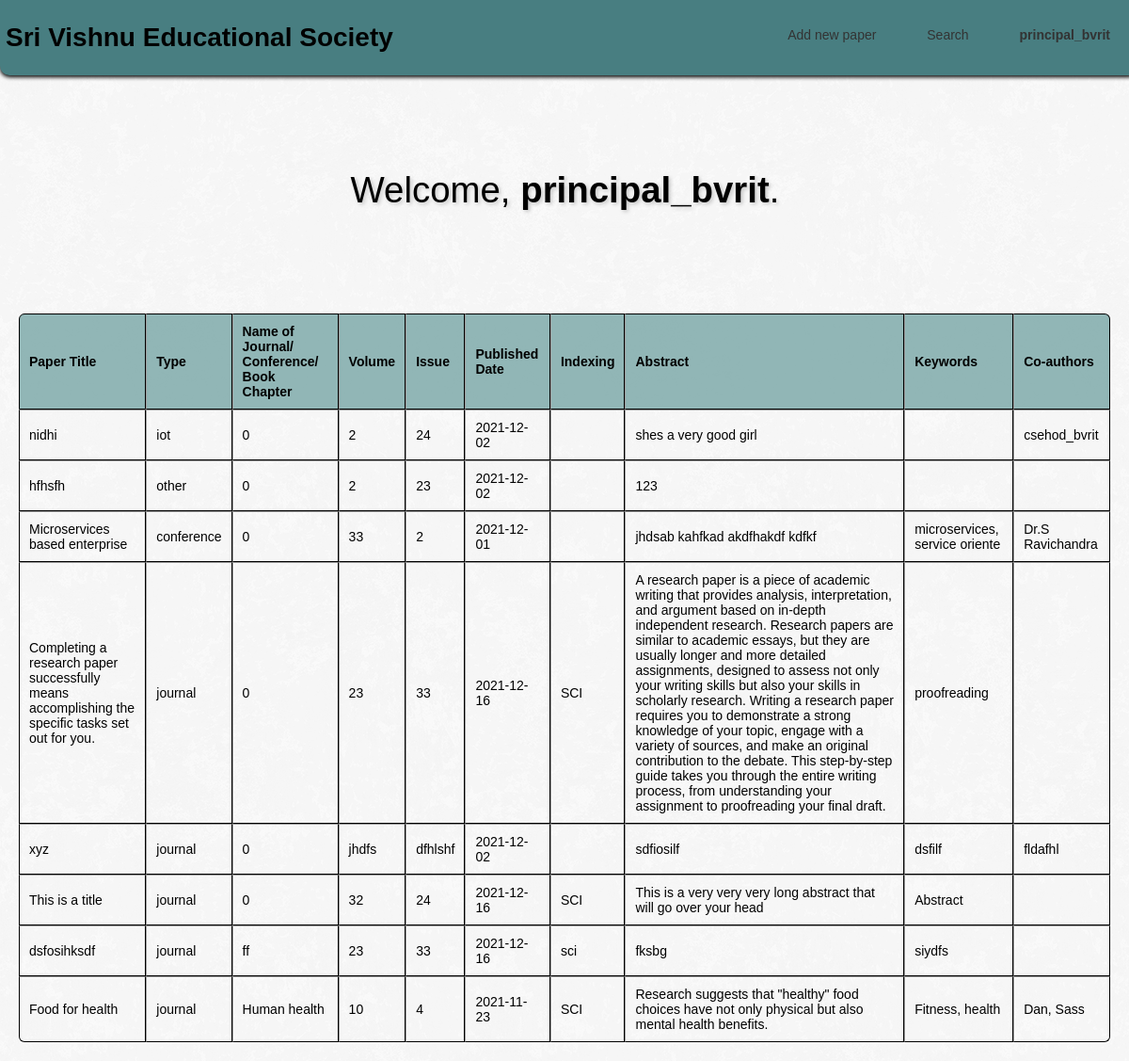
The page /welcome.php (signed in) on the database its author committed.
### tables this page shows
CREATE TABLE `approvedfiles` (
  `id` int(11) NOT NULL,
  `username` varchar(40) NOT NULL,
  `title` varchar(300) NOT NULL,
  `type` varchar(15) NOT NULL,
  `venue` varchar(250) NOT NULL,
  `volume` varchar(11) NOT NULL,
  `issue` varchar(10) NOT NULL,
  `date` date NOT NULL,
  `level` varchar(15) NOT NULL,
  `indexing` varchar(20) NOT NULL,
  `abstract` varchar(4000) NOT NULL,
  `keywords` varchar(30) NOT NULL,
  `coauthors` varchar(40) NOT NULL
);

### welcome.php (the view, shortened to what this page needs)
<?php include 'config.php';?>
<!DOCTYPE html>
<html lang="en">
<head>
    <link rel="stylesheet" href="facwelcome.css">
</head>
<body>
<div class="header">
    <h1>Sri Vishnu Educational Society</h1>
    <ul>
        <li><a href="pr.php">Add new paper</a></li>
        <li><a href="search.html">Search</a></li>
        <li><a><b><?php echo htmlspecialchars($_SESSION["username"]); ?></b></a></li>
    </ul>
</div>
    <h1 class="my-5">Welcome, <b><?php echo htmlspecialchars($_SESSION["username"]); ?></b>.</h1>
     <br><br>
     <br><br>
</body>
</html>
<center>
        <table border="1" style="width:100%">
        <tr>
                <th>Paper Title </th>
                <th>Type</th>
                <th>Name of Journal/ Conference/ Book Chapter</th>
                <th>Volume</th>
                <th>Issue</th>
                <th>Published Date</th>
                <th>Indexing </th>
                <th>Abstract </th>
                <th>Keywords </th>
                <th>Co-authors </th>
            </tr>
            <?php
                $user = $_SESSION['username'];
                $sql = "select * from approvedfiles where username = '$user'";
                $table = mysqli_query($link, $sql);
                $no_of_rows = mysqli_num_rows($table);
                if ($no_of_rows != 0)
                {
                    while ($row = mysqli_fetch_assoc($table))
                    {
                        echo "
                        <tr>
                        <td>".$row['title']."</td>
                        <td>".$row['type']."</td>
                        <td>".$row['venue']."</td>
                        <td>".$row['volume']."</td>
                        <td>".$row['issue']."</td>
                        <td>".$row['date']."</td>
                        <td>".$row['indexing']."</td>
                        <td>".$row['abstract']."</td>
                        <td>".$row['keywords']."</td>
                        <td>".$row['coauthors']."</td>
                        </tr>";
                    }
                }
            ?>
        </table>
</center>

### facwelcome.css (style rules this page uses)
body { background-image: url("white_wall_hash.png"); height: 100%; width: 100%; font-family:'Poppins', serif; margin: 0; }
.header { background-color: #487e81; display: -webkit-box; display: -ms-flexbox; display: flex; -webkit-box-pack: justify; -ms-flex-pack: justify; width: 100%; margin: 0px; padding: 5px; position: sticky; justify-content: space-between; border-bottom-left-radius: 10px; border-bottom-right-radius: 10px; box-shadow: 0px 2px 4px 0px }
h1 { padding-left: 1px; }
.header::after { bottom: 0; box-shadow: 0 0.0625em 0.5em rgba(0, 0, 0, 0.3); content: ''; left: 0; opacity: 0; position: absolute; right: 0; top: 0; transition: opacity 0.3s; z-index: -1; }
ul { padding: 0; list-style: none; }
ul li { display: inline-block; position: relative; line-height: 21px; text-align: right; }
ul li a { display: block; padding: 8px 25px; color: #333; text-decoration: none; }
.my-5 { font-weight: 500; color: black; text-align: center; font-size: 2.4rem; margin-top: 100px; margin-bottom: 25px; text-shadow: 2px 2px 4px rgba(0,0,0,0.2); }
table { border-collapse: separate; border: none; border-spacing: 0; min-width: 350px; padding: 20px; }
table tr th, table tr td { border-right: 1px solid black; border-bottom: 1px solid black; padding: 10px; }
table tr th:first-child, table tr td:first-child { border-left: 1px solid black; }
table tr th { background: rgba(130, 173, 173, 0.87); border-top: 1px solid black; text-align: left; }
table tr:first-child th:first-child { border-top-left-radius: 6px; }
table tr:first-child th:last-child { border-top-right-radius: 6px; }
table tr:last-child td:first-child { border-bottom-left-radius: 6px; }
table tr:last-child td:last-child { border-bottom-right-radius: 6px; }

### welcome.php (style rules this page uses)
body { font: 14px sans-serif; text-align: center; }

### rows shown on the page
approvedfiles: title "nidhi", type "iot", venue "0", volume "2", issue "24", date "2021-12-02", abstract "shes a very good girl", coauthors "csehod_bvrit"
approvedfiles: title "hfhsfh", type "other", venue "0", volume "2", issue "23", date "2021-12-02", abstract "123"
approvedfiles: title "Microservices based enterprise", type "conference", venue "0", volume "33", issue "2", date "2021-12-01", abstract "jhdsab kahfkad akdfhakdf kdfkf", keywords "microservices, service oriente", coauthors "Dr.S Ravichandra"
approvedfiles: title "Completing a research paper successfully means accomplishing the specific tasks set out for you.", type "journal", venue "0", volume "23", issue "33", date "2021-12-16", indexing "SCI", abstract "A research paper is a piece of academic writing that provides analysis, interpretation, and argument based on in-depth independent research. Research papers are similar to academic essays, but they are usually longer and more detailed assignments, designed to assess not only your writing skills but also your skills in scholarly research. Writing a research paper requires you to demonstrate a strong knowledge of your topic, engage with a variety of sources, and make an original contribution to the debate. This step-by-step guide takes you through the entire writing process, from understanding your assignment to proofreading your final draft.", keywords "proofreading"
approvedfiles: title "xyz", type "journal", venue "0", volume "jhdfs", issue "dfhlshf", date "2021-12-02", abstract "sdfiosilf", keywords "dsfilf", coauthors "fldafhl"
approvedfiles: title "This is a title", type "journal", venue "0", volume "32", issue "24", date "2021-12-16", indexing "SCI", abstract "This is a very very very long abstract that will go over your head", keywords "Abstract"
approvedfiles: title "dsfosihksdf", type "journal", venue "ff", volume "23", issue "33", date "2021-12-16", indexing "sci", abstract "fksbg", keywords "siydfs"
approvedfiles: title "Food for health", type "journal", venue "Human health", volume "10", issue "4", date "2021-11-23", indexing "SCI", abstract "Research suggests that \"healthy\" food choices have not only physical but also mental health benefits.", keywords "Fitness, health", coauthors "Dan, Sass"

### other values the page prints
$_SESSION["username"] "principal_bvrit"
